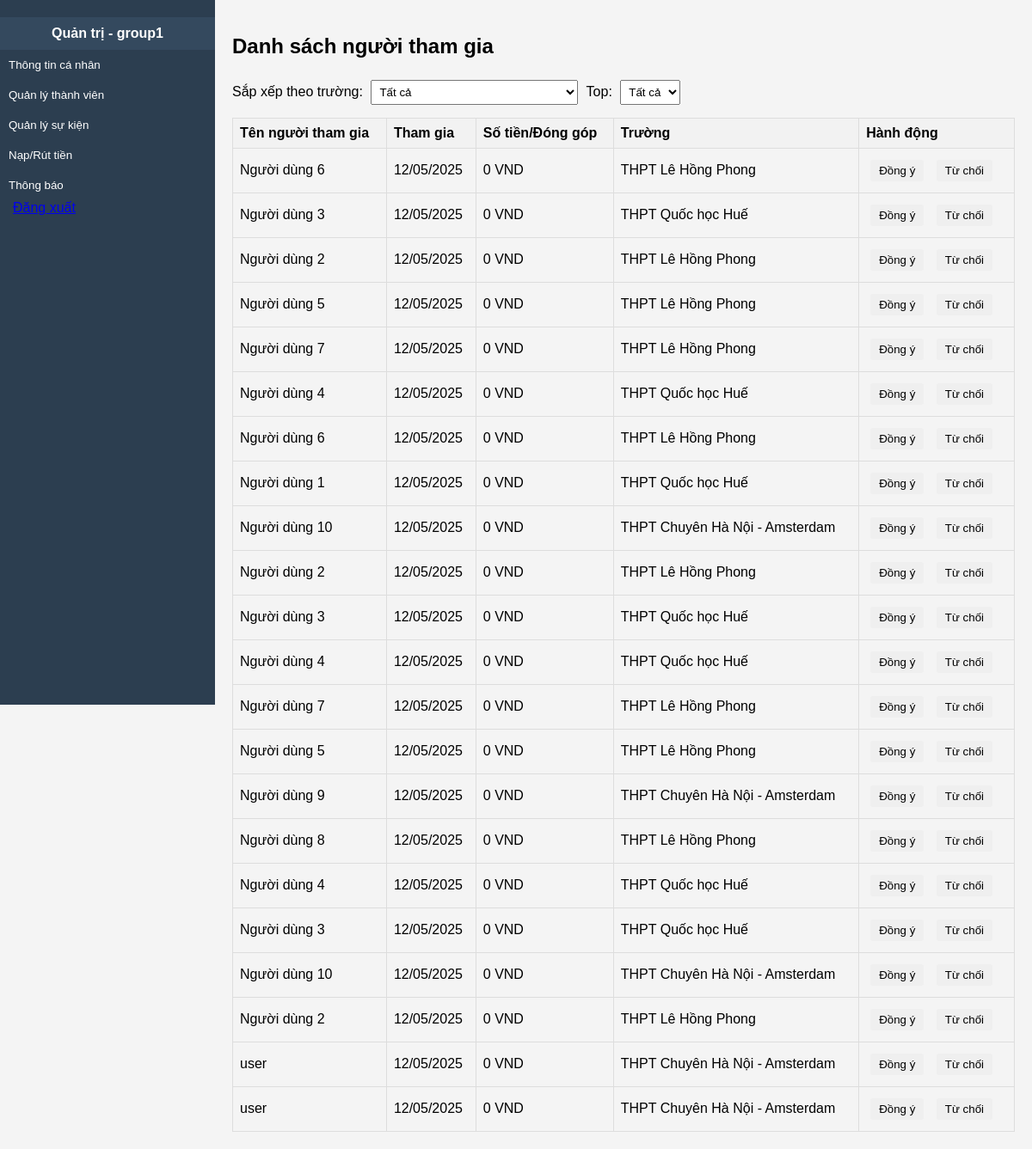
Page /group/event_detail/ on the committed database.
### my_app/models.py (models this page shows)
class Users(models.Model):
    id_user = models.AutoField(primary_key=True)
    social_score = models.IntegerField(blank=True, null=True)
    created_score = models.IntegerField(blank=True, null=True)
    id_school = models.ForeignKey(School, models.DO_NOTHING, db_column='id_school', blank=True, null=True)
    full_name = models.CharField(max_length=255, blank=True, null=True)
    email = models.CharField(unique=True, max_length=255, blank=True, null=True)
    role = models.CharField(max_length=50, blank=True, null=True)
    phone = models.CharField(max_length=50, blank=True, null=True)
    avt_user = models.TextField(blank=True, null=True)
    username = models.CharField(unique=True, max_length=150, blank=True, null=True)
    password = models.CharField(max_length=128, blank=True, null=True)
    created_at = models.DateField(blank=True, null=True)
    class Meta:
        managed = True
        db_table = 'users'

class School(models.Model):
    id_school = models.AutoField(primary_key=True)
    name = models.CharField(max_length=255, blank=True, null=True)
    email_school = models.CharField(max_length=255, blank=True, null=True)
    location = models.CharField(max_length=255, blank=True, null=True)
    class Meta:
        managed = True
        db_table = 'school'

### my_app/views.py (the view)
# urls.py: path('group/event_detail/', event_detail, name='event_detail'),
def event_detail(request):
    events = []
    for event in Event.objects.all():
        participants_data = []
        forms = ParticipateForm.objects.filter(id_event=event)
        for form in forms:
            user = form.id_user
            school_name = user.id_school.name if user.id_school else "Không rõ"
            contribution = 0  # You can calculate the actual contribution here if needed
            from django.utils.timezone import localtime
            participants_data.append({
                'name': user.full_name or user.username,
                'date': localtime(form.time_create_form).strftime('%d/%m/%Y') if form.time_create_form else "Không rõ",
                'contribution': contribution,  # Placeholder for contribution (can be calculated if you have transaction data)
                'school': school_name,
                'participant_id': form.id_user.id_user,  # Include participant ID
                'event_id': event.id_event,  # Include event ID
                'school_name': school_name,  # Include school name
                'id_participate_form': form.id_participate_form  # Include id_participate_form
            })
        events.append({
            'name': event.name,
            'participants': participants_data
        })
    context = {
        'events': events,
        'schools': School.objects.values_list('name', flat=True).distinct()
    }
    return render(request, 'group/event_detail.html', context=context)

### my_app/templates/group/event_detail.html (shortened to what this page needs)
<!DOCTYPE html>
<html lang="vi">
<head>
</head>
<body>
  <div class="sidebar">
    <div class="admin-info">Quản trị - group1</div>
    <button onclick="window.location.href='{% url 'profile' %}'">Thông tin cá nhân</button>
    <button onclick="window.location.href='{% url 'member' %}'">Quản lý thành viên</button>
    <button onclick="window.location.href='{% url 'event_detail' %}'">Quản lý sự kiện</button>
    <button onclick="window.location.href='{% url 'money' %}'">Nạp/Rút tiền</button>
    <button onclick="window.location.href='{% url 'noti' %}'">Thông báo</button>
    <a href="{% url 'logout' %}" class="btn btn-outline-danger">Đăng xuất</a>
  </div>
  <div class="content">
    <h2>Danh sách người tham gia</h2>
    <div class="filter-section">
      <label>Sắp xếp theo trường:</label>
      <select id="schoolFilter" onchange="filterParticipants()">
        <option>Tất cả</option>
      </select>
      <label>Top:</label>
      <select id="topFilter" onchange="filterParticipants()">
        <option value="all">Tất cả</option>
      </select>
    </div>
    <table>
      <thead>
        <tr>
          <th>Tên người tham gia</th>
          <th>Tham gia</th>
          <th>Số tiền/Đóng góp</th>
          <th>Trường</th>
          <th>Hành động</th>
        </tr>
      </thead>
      <tbody>
        {% for event in events %}
          {% for participant in event.participants %}
          <tr class="participant-row"
              data-school="{{ participant.school }}"
              data-contribution="{{ participant.contribution }}">
            <td>{{ participant.name }}</td>
            <td>{{ participant.date }}</td>
            <td>{{ participant.contribution|floatformat:0 }} VND</td>
            <td>{{ participant.school }}</td>
            <td>
              <button class="btn btn-success" onclick="handleApproval('{{ participant.id_participate_form }}', 'approve')">Đồng ý</button>
              <button class="btn btn-danger" onclick="handleApproval('{{ participant.id_participate_form }}', 'reject')">Từ chối</button>
            </td>
          </tr>
          {% endfor %}
        {% endfor %}
      </tbody>
    </table>
  </div>
</body>
</html>

### my_app/templates/group/event_detail.html (style rules this page uses)
body { font-family: Arial, sans-serif; margin: 0; padding: 0; background-color: #f4f4f4; }
.sidebar { width: 250px; height: 100vh; background-color: #2c3e50; color: white; position: fixed; padding-top: 20px; }
.sidebar .admin-info { padding: 10px; text-align: center; font-weight: bold; background-color: #34495e; }
.sidebar button { display: block; width: 100%; padding: 10px; text-align: left; border: none; background: none; color: white; cursor: pointer; }
.content { margin-left: 250px; padding: 20px; }
.btn { padding: 5px 10px; margin: 5px; border: none; border-radius: 3px; cursor: pointer; }
select { margin: 5px; padding: 5px; }
table { width: 100%; border-collapse: collapse; margin-top: 10px; }
table, th, td { border: 1px solid #ddd; }
th, td { padding: 8px; text-align: left; }
th { background-color: #f2f2f2; }
.filter-section { margin-bottom: 10px; }

### rows in the picture
Users: name "Người dùng 6" "Người dùng 6"
School: school "THPT Lê Hồng Phong" "THPT Lê Hồng Phong" "THPT Lê Hồng Phong" "THPT Lê Hồng Phong" "THPT Lê Hồng Phong" "THPT Lê Hồng Phong" "THPT Lê Hồng Phong" "THPT Lê Hồng Phong" "THPT Lê Hồng Phong" "THPT Lê Hồng Phong"
Users: name "Người dùng 3" "Người dùng 3" "Người dùng 3"
School: school "THPT Quốc học Huế" "THPT Quốc học Huế" "THPT Quốc học Huế" "THPT Quốc học Huế" "THPT Quốc học Huế" "THPT Quốc học Huế" "THPT Quốc học Huế"
Users: name "Người dùng 2" "Người dùng 2" "Người dùng 2"
Users: name "Người dùng 5" "Người dùng 5"
Users: name "Người dùng 7" "Người dùng 7"
Users: name "Người dùng 4" "Người dùng 4" "Người dùng 4"
Users: name "Người dùng 1"
Users: name "Người dùng 10" "Người dùng 10"
School: school "THPT Chuyên Hà Nội - Amsterdam" "THPT Chuyên Hà Nội - Amsterdam" "THPT Chuyên Hà Nội - Amsterdam" "THPT Chuyên Hà Nội - Amsterdam" "THPT Chuyên Hà Nội - Amsterdam"
Users: name "Người dùng 9"
Users: name "Người dùng 8"
Users: name "user" "user"

### other values in the picture
{{ participant.date }} "12/05/2025" "12/05/2025" "12/05/2025" "12/05/2025" "12/05/2025" "12/05/2025" "12/05/2025" "12/05/2025" "12/05/2025" "12/05/2025" "12/05/2025" "12/05/2025" "12/05/2025" "12/05/2025" "12/05/2025" "12/05/2025" "12/05/2025" "12/05/2025" "12/05/2025" "12/05/2025" "12/05/2025" "12/05/2025"
{{ participant.contribution|floatformat:0 }} "0" "0" "0" "0" "0" "0" "0" "0" "0" "0" "0" "0" "0" "0" "0" "0" "0" "0" "0" "0" "0" "0"
